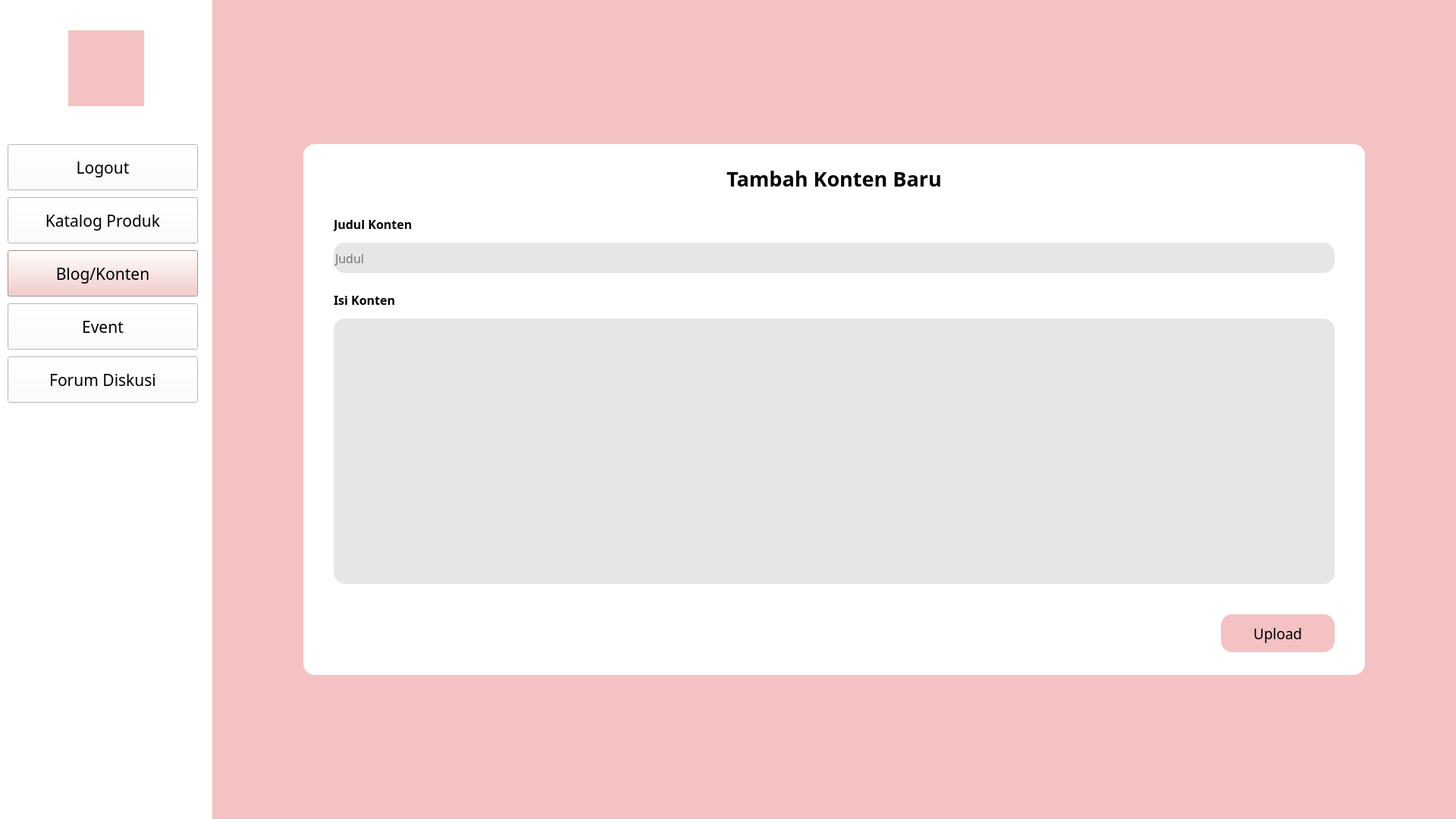
<?xml version="1.0" encoding="UTF-8"?>
<ui version="4.0">
 <class>Form</class>
 <widget class="QWidget" name="Form">
  <property name="enabled">
   <bool>true</bool>
  </property>
  <property name="geometry">
   <rect>
    <x>0</x>
    <y>0</y>
    <width>1920</width>
    <height>1080</height>
   </rect>
  </property>
  <property name="windowTitle">
   <string>Form</string>
  </property>
  <widget class="QWidget" name="widget_2" native="true">
   <property name="geometry">
    <rect>
     <x>0</x>
     <y>0</y>
     <width>1920</width>
     <height>1080</height>
    </rect>
   </property>
   <property name="styleSheet">
    <string notr="true">background-color: rgb(244, 194, 194);</string>
   </property>
   <widget class="QLabel" name="label">
    <property name="geometry">
     <rect>
      <x>0</x>
      <y>0</y>
      <width>280</width>
      <height>1080</height>
     </rect>
    </property>
    <property name="styleSheet">
     <string notr="true">background-color:rgba(255,255,255,255);
</string>
    </property>
    <property name="text">
     <string/>
    </property>
   </widget>
   <widget class="QLabel" name="logo">
    <property name="geometry">
     <rect>
      <x>90</x>
      <y>40</y>
      <width>100</width>
      <height>100</height>
     </rect>
    </property>
    <property name="styleSheet">
     <string notr="true">border-image: url(:/logo/logo.jpg);</string>
    </property>
    <property name="text">
     <string/>
    </property>
   </widget>
   <widget class="QPushButton" name="H_Logout">
    <property name="geometry">
     <rect>
      <x>10</x>
      <y>190</y>
      <width>251</width>
      <height>61</height>
     </rect>
    </property>
    <property name="font">
     <font>
      <family>Poppins</family>
      <pointsize>16</pointsize>
     </font>
    </property>
    <property name="styleSheet">
     <string notr="true">background-color: rgb(255, 255, 255);</string>
    </property>
    <property name="text">
     <string>Logout</string>
    </property>
   </widget>
   <widget class="QPushButton" name="H_KatalogProduk">
    <property name="geometry">
     <rect>
      <x>10</x>
      <y>260</y>
      <width>251</width>
      <height>61</height>
     </rect>
    </property>
    <property name="font">
     <font>
      <family>Poppins</family>
      <pointsize>16</pointsize>
     </font>
    </property>
    <property name="styleSheet">
     <string notr="true">background-color: rgb(255, 255, 255);</string>
    </property>
    <property name="text">
     <string>Katalog Produk</string>
    </property>
   </widget>
   <widget class="QPushButton" name="H_Konten">
    <property name="geometry">
     <rect>
      <x>10</x>
      <y>330</y>
      <width>251</width>
      <height>61</height>
     </rect>
    </property>
    <property name="font">
     <font>
      <family>Poppins</family>
      <pointsize>16</pointsize>
     </font>
    </property>
    <property name="styleSheet">
     <string notr="true">background-color: rgb(244, 194, 194);</string>
    </property>
    <property name="text">
     <string>Blog/Konten</string>
    </property>
   </widget>
   <widget class="QPushButton" name="H_Event">
    <property name="geometry">
     <rect>
      <x>10</x>
      <y>400</y>
      <width>251</width>
      <height>61</height>
     </rect>
    </property>
    <property name="font">
     <font>
      <family>Poppins</family>
      <pointsize>16</pointsize>
     </font>
    </property>
    <property name="styleSheet">
     <string notr="true">background-color: rgb(255, 255, 255);</string>
    </property>
    <property name="text">
     <string>Event</string>
    </property>
   </widget>
   <widget class="QPushButton" name="H_ForumDiskusi">
    <property name="geometry">
     <rect>
      <x>10</x>
      <y>470</y>
      <width>251</width>
      <height>61</height>
     </rect>
    </property>
    <property name="font">
     <font>
      <family>Poppins</family>
      <pointsize>16</pointsize>
     </font>
    </property>
    <property name="styleSheet">
     <string notr="true">background-color: rgb(255, 255, 255);</string>
    </property>
    <property name="text">
     <string>Forum Diskusi</string>
    </property>
   </widget>
   <widget class="QFrame" name="frame">
    <property name="geometry">
     <rect>
      <x>400</x>
      <y>190</y>
      <width>1400</width>
      <height>700</height>
     </rect>
    </property>
    <property name="styleSheet">
     <string notr="true">background-color: rgb(255, 255, 255);
border-radius:15px;</string>
    </property>
    <property name="frameShape">
     <enum>QFrame::StyledPanel</enum>
    </property>
    <property name="frameShadow">
     <enum>QFrame::Raised</enum>
    </property>
    <widget class="QPushButton" name="uploadButton">
     <property name="geometry">
      <rect>
       <x>1210</x>
       <y>620</y>
       <width>150</width>
       <height>50</height>
      </rect>
     </property>
     <property name="font">
      <font>
       <family>Poppins</family>
       <pointsize>14</pointsize>
      </font>
     </property>
     <property name="styleSheet">
      <string notr="true">background-color: rgb(244, 194, 194);</string>
     </property>
     <property name="text">
      <string>Upload</string>
     </property>
    </widget>
    <widget class="QLabel" name="label_2">
     <property name="geometry">
      <rect>
       <x>500</x>
       <y>20</y>
       <width>400</width>
       <height>50</height>
      </rect>
     </property>
     <property name="font">
      <font>
       <family>Poppins</family>
       <pointsize>20</pointsize>
       <weight>75</weight>
       <bold>true</bold>
      </font>
     </property>
     <property name="text">
      <string>Tambah Konten Baru</string>
     </property>
     <property name="alignment">
      <set>Qt::AlignCenter</set>
     </property>
    </widget>
    <widget class="QLabel" name="label_3">
     <property name="geometry">
      <rect>
       <x>40</x>
       <y>80</y>
       <width>400</width>
       <height>50</height>
      </rect>
     </property>
     <property name="font">
      <font>
       <family>Poppins</family>
       <pointsize>12</pointsize>
       <weight>75</weight>
       <bold>true</bold>
      </font>
     </property>
     <property name="text">
      <string>Judul Konten</string>
     </property>
     <property name="alignment">
      <set>Qt::AlignLeading|Qt::AlignLeft|Qt::AlignVCenter</set>
     </property>
    </widget>
    <widget class="QLineEdit" name="insertjudul">
     <property name="geometry">
      <rect>
       <x>40</x>
       <y>130</y>
       <width>1320</width>
       <height>40</height>
      </rect>
     </property>
     <property name="font">
      <font>
       <family>Poppins</family>
       <pointsize>12</pointsize>
      </font>
     </property>
     <property name="styleSheet">
      <string notr="true">background-color: rgb(230, 230, 230);
border-radius:15px;</string>
     </property>
     <property name="placeholderText">
      <string>Judul</string>
     </property>
    </widget>
    <widget class="QLabel" name="label_5">
     <property name="geometry">
      <rect>
       <x>40</x>
       <y>180</y>
       <width>400</width>
       <height>50</height>
      </rect>
     </property>
     <property name="font">
      <font>
       <family>Poppins</family>
       <pointsize>12</pointsize>
       <weight>75</weight>
       <bold>true</bold>
      </font>
     </property>
     <property name="text">
      <string>Isi Konten</string>
     </property>
     <property name="alignment">
      <set>Qt::AlignLeading|Qt::AlignLeft|Qt::AlignVCenter</set>
     </property>
    </widget>
    <widget class="QPlainTextEdit" name="insertisi">
     <property name="geometry">
      <rect>
       <x>40</x>
       <y>230</y>
       <width>1320</width>
       <height>350</height>
      </rect>
     </property>
     <property name="font">
      <font>
       <family>Poppins</family>
       <pointsize>12</pointsize>
      </font>
     </property>
     <property name="styleSheet">
      <string notr="true">background-color: rgb(230, 230, 230);
border-radius:15px;</string>
     </property>
    </widget>
    <widget class="QLabel" name="error">
     <property name="geometry">
      <rect>
       <x>400</x>
       <y>635</y>
       <width>800</width>
       <height>20</height>
      </rect>
     </property>
     <property name="font">
      <font>
       <family>Poppins</family>
       <pointsize>12</pointsize>
      </font>
     </property>
     <property name="styleSheet">
      <string notr="true">color:red;</string>
     </property>
     <property name="text">
      <string/>
     </property>
     <property name="alignment">
      <set>Qt::AlignRight|Qt::AlignTrailing|Qt::AlignVCenter</set>
     </property>
    </widget>
   </widget>
  </widget>
 </widget>
 <resources>
  <include location="logo.qrc"/>
 </resources>
 <connections/>
</ui>
